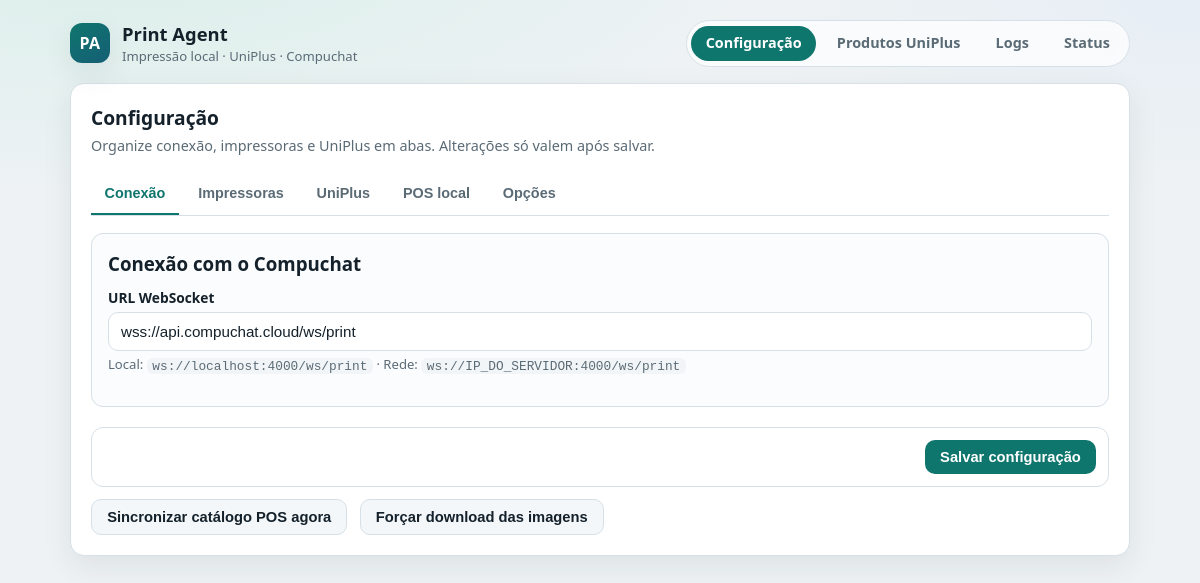
The app's page /, older data.
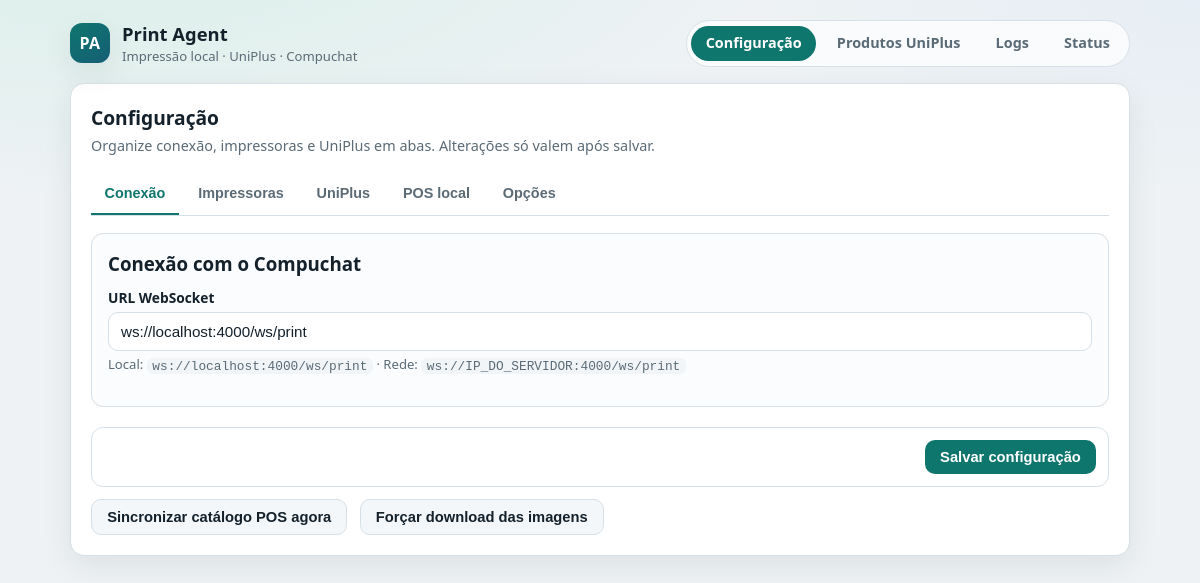
The same page, newer data.
### tables this page shows
CREATE TABLE config (
                key TEXT PRIMARY KEY,
                value TEXT
            );

### app.py (the view)
@app.route("/")
def index():
    ctx = _config_context()
    message = request.args.get("message")
    message_type = request.args.get("message_type", "success")
    return render_template("config.html", **ctx, message=message, message_type=message_type)

### app.py (called while the page is built, shortened)
def _pos_images_for_ui():
    names_by_id = {}
    for product in db.list_pos_products():
        image_id = str(product.get("imageId") or "").strip()
        if not image_id:
            continue
        name = str(product.get("name") or "").strip() or f"Produto {product.get('id')}"
        names_by_id.setdefault(image_id, []).append(name)
    out = []
    out.sort(key=lambda i: (not i["exists"], (i["products"][0] if i["products"] else i["id"] or "").lower()))
    return out

### db.py (called while the page is built)
def _get_connection():
    if not DatabaseRecovery.validate_db_connection(DB_FILE):
        print(f"[WARN] Problema detectado no banco de dados. Tentando recuperar...")
        DatabaseRecovery.backup_db(DB_FILE)
    conn = sqlite3.connect(DB_FILE, timeout=10.0)  # Timeout aumentado
    conn.row_factory = sqlite3.Row
    conn.execute("PRAGMA journal_mode=WAL")
    return conn

def list_pos_images() -> List[Dict[str, Any]]:
    conn = _get_connection()
    try:
        rows = conn.execute("SELECT id, url, hash, path FROM pos_images").fetchall()
        return [{"id": r[0], "url": r[1], "hash": r[2], "path": r[3]} for r in rows]
    finally:
        conn.close()

### templates/config.html (shortened to what this page needs)
{% extends "base.html" %}
{% block content %}
<h2 class="page-title">Configuração</h2>
<p class="page-sub">Organize conexão, impressoras e UniPlus em abas. Alterações só valem após salvar.</p>
<form method="post" action="/config" id="config-form">
    <div class="tabs" role="tablist">
        <button type="button" class="tab-btn active" data-tab="conexao">Conexão</button>
        <button type="button" class="tab-btn" data-tab="impressoras">Impressoras</button>
        <button type="button" class="tab-btn" data-tab="uniplus">UniPlus</button>
        <button type="button" class="tab-btn" data-tab="pos">POS local</button>
        <button type="button" class="tab-btn" data-tab="opcoes">Opções</button>
    </div>
    <div class="tab-panel active" id="tab-conexao">
        <div class="section-card">
            <h3 style="margin-bottom: 0.65rem;">Conexão com o Compuchat</h3>
            <div class="form-group">
                <label for="ws_url">URL WebSocket</label>
                <input type="url" id="ws_url" name="ws_url" value="{{ ws_url }}" placeholder="ws://localhost:4000/ws/print">
                <p class="hint">Local: <code>ws://localhost:4000/ws/print</code> · Rede: <code>ws://IP_DO_SERVIDOR:4000/ws/print</code></p>
            </div>
        </div>
    </div>
    <div class="sticky-actions">
        <button type="submit">Salvar configuração</button>
    </div>
</form>
<form method="post" action="/pos/catalog-sync" style="margin-top: 0.75rem; display: inline-block; margin-right: 0.5rem;">
    <button type="submit" class="btn-ghost">Sincronizar catálogo POS agora</button>
</form>
<form method="post" action="/pos/images-sync" style="margin-top: 0.75rem; display: inline-block;">
    <button type="submit" class="btn-ghost">Forçar download das imagens</button>
</form>
{% endblock %}

Row changes from the older to the newer data that the page shows:
changed config: ws_url "wss://api.compuchat.cloud/ws/print" → "ws://localhost:4000/ws/print"
